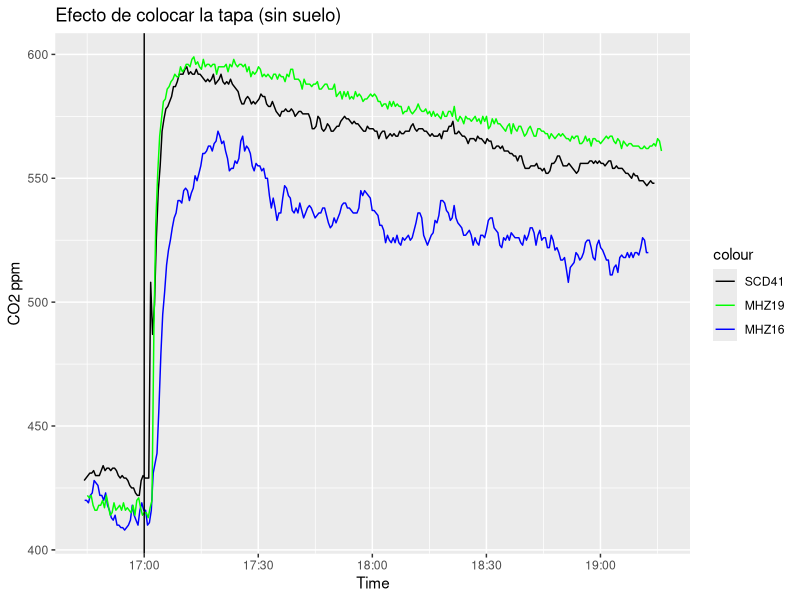
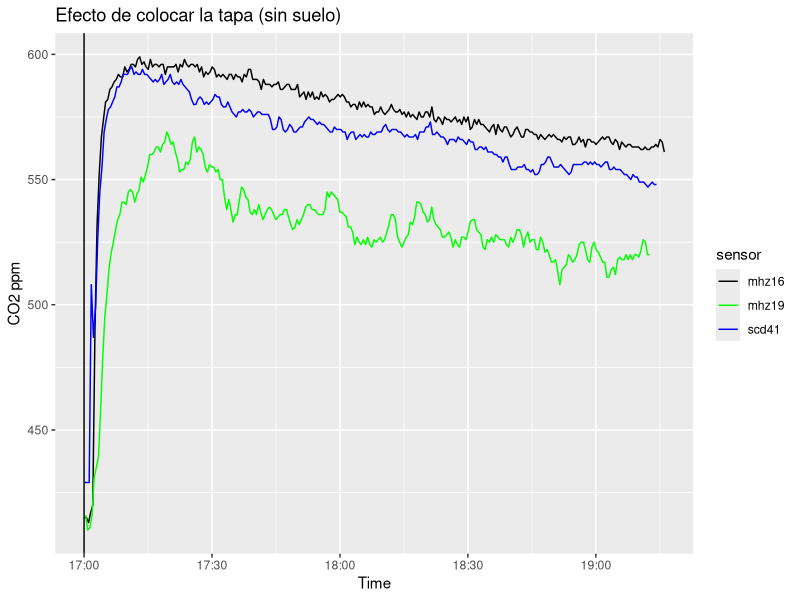

Write the R code that produced these figures, in order.
## ---- chunk 1
knitr::opts_chunk$set(message = F)
knitr::opts_knit$set(root.dir = here::here())
library(lubridate)
library(tidyverse)
library(zoo)
## ---- chunk 2
## Closed chamber test

mhz19<-read_csv("MH-Z19_closed chamber_1.csv")
mhz16<-read_csv("MH-Z16_closed chamber_1.csv")
scd41<-read_csv("SDC41_closed chamber_1.csv")
summary(mhz19)
summary(mhz16)
summary(scd41)
## ---- chunk 3
ggplot() +               
  geom_line(aes(scd41$TimeStamp,scd41$Medición, color = "black") ) +  
  geom_line(aes(mhz19$TimeStamp,mhz19$Medición, color = "green")) +
  geom_line(aes(mhz16$TimeStamp,mhz16$Medición, color = "blue")) +
  geom_vline(xintercept = as.POSIXct("2022-04-02 17:00")) + 
  labs(x = "Time", y = "CO2 ppm") +
  scale_color_manual(labels = c('SCD41', 'MHZ19', 'MHZ16'),
                     values = c('black', 'green', 'blue')) +
  ggtitle("Efecto de colocar la tapa (sin suelo)")
## ---- chunk 4
datos <- bind_rows(
  mhz19=mhz19,
  mhz16=mhz16,
  scd41=scd41,
  .id = "sensor"
)

datos %>% 
  filter(TimeStamp >= as.POSIXct("2022-04-02 17:00", tz = "UTC")) %>% 
  ggplot() +               
  geom_line(aes(x=TimeStamp, y=Medición, color = sensor)) +
  geom_vline(xintercept = as.POSIXct("2022-04-02 17:00")) + 
  labs(x = "Time", y = "CO2 ppm") +
  scale_color_manual(values = c('black', 'green', 'blue')) +
  ggtitle("Efecto de colocar la tapa (sin suelo)")
